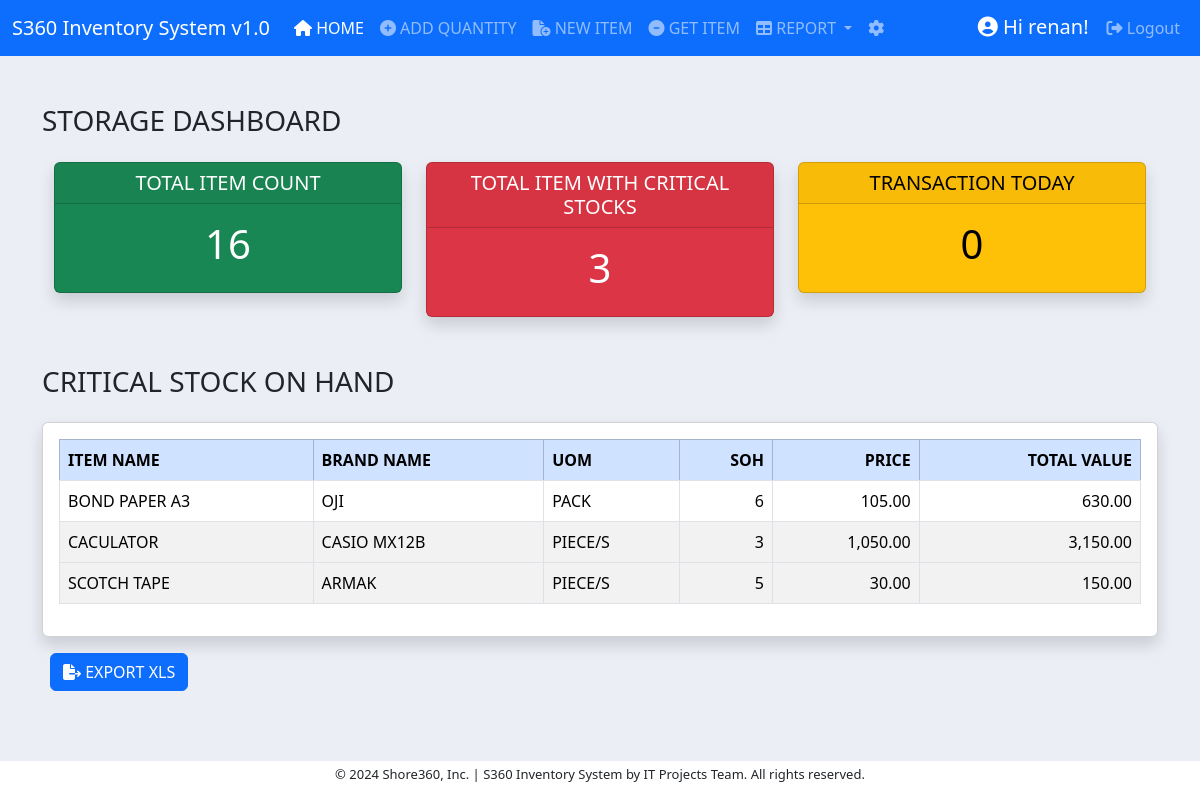
/dashboard/ (signed in), run on an earlier commit of the app's database.
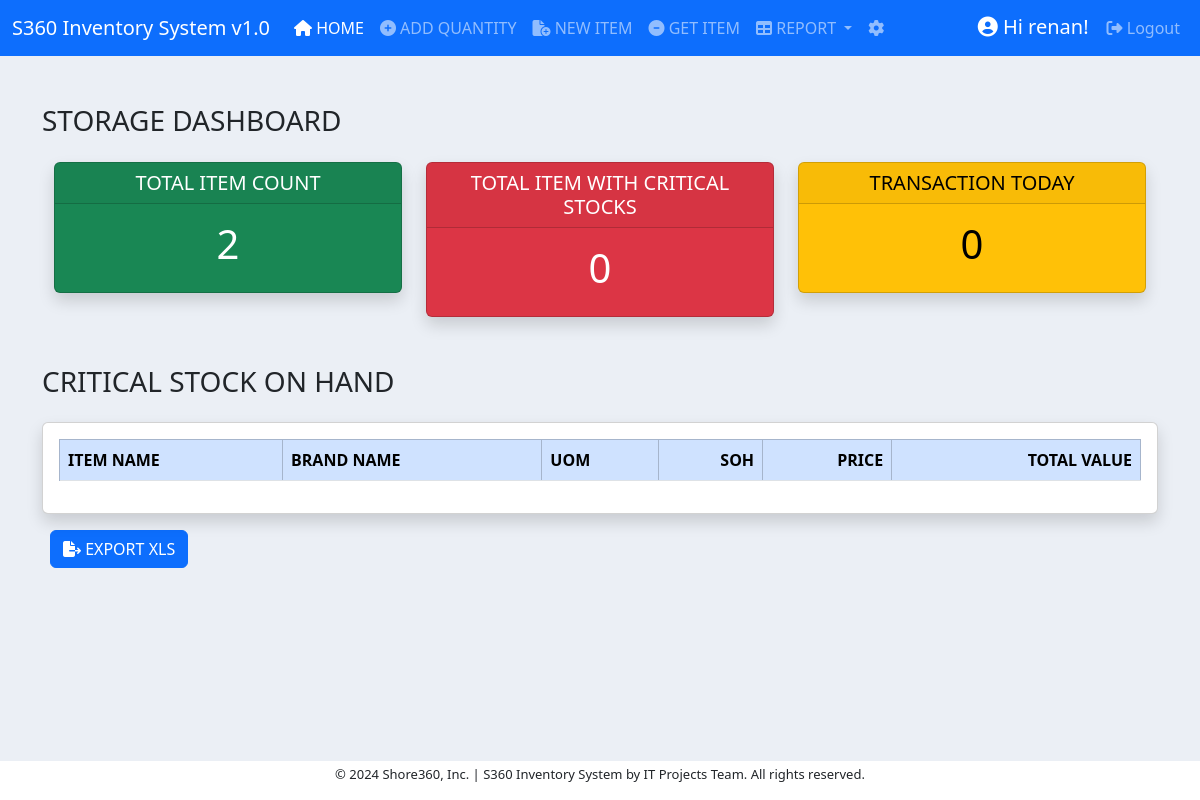
And on a later commit of the database.
### inventory/models.py (models this page shows, shortened)
class ItemBase(models.Model):
    item_name = models.CharField(max_length=200, null=True)
    brand_name = models.CharField(max_length=200, null=True)
    soh = models.IntegerField(null=True)
    item_code = models.CharField(max_length=200, null=True, blank=True)
    price = models.DecimalField(max_digits=10, decimal_places=2)
    total_value = models.DecimalField(max_digits=10, decimal_places=2, null=True)
    date_added = models.DateTimeField(auto_now_add=True)
    remarks = models.CharField(max_length=50, null=True)
    uom = models.ForeignKey(UOM, on_delete=models.CASCADE, null=True)
    class Meta:
        ordering = ["item_name"]

class UOM(models.Model):
    uom = models.CharField(max_length=30)
    def __str__(self):
        return self.uom
    class Meta:
        ordering = ["uom"]

### dashboard/views.py (the view)
# urls.py: path('', views.dashboard_view, name='dashboard'),
@login_required
def dashboard_view(request):
    itembase = ItemBase.objects.all()
    item = Item.objects.all()
    item_count = itembase.count()
    critical_count = 0
    for critical in itembase:
        if critical.soh <= critical_value:
            critical_count += 1
    transaction_count = 0
    for transaction_date in item:
        if transaction_date.date_added.date() == datetime.datetime.now().date():
            transaction_count += 1
    context = {
        'item_count': item_count,
        'critical_count': critical_count,
        'itembase': itembase,
        'transaction_count': transaction_count
    }
    return render(request, 'dashboard/dashboard_template.html', context)

### dashboard/templates/dashboard/dashboard_template.html (shortened to what this page needs)
{% extends 'base.html'  %}
{% block content %}
<div class="dasboard-title mt-5 pb-3">
    <h3>STORAGE DASHBOARD  </h3>
</div>
<div class="container text-center">
    <div class="row">
      <div class="col-4">
        <div class="card text-bg-success mb-3 shadow fade show">
            <h5 class="card-header">TOTAL ITEM COUNT</h5>
            <div class="card-body">
              <h1 class="card-title">{{ item_count }}</h1>
            </div>
          </div>
      </div>
      <div class="col-4">
        <div class="card text-bg-danger shadow fade show">
            <h5 class="card-header ">TOTAL ITEM WITH CRITICAL STOCKS</h5>
            <div class="card-body">
                <h1 class="card-title">{{ critical_count }}</h1>
            </div>
          </div>
      </div>
      <div class="col-4">
        <div class="card text-bg-warning mb-3 shadow fade show ">
            <h5 class="card-header">TRANSACTION TODAY</h5>
            <div class="card-body">
                <h1 class="card-title">{{ transaction_count }}</h1>
            </div>
          </div>
      </div>
    </div>
</div>
<div class="dasboard-title mt-5 pb-3">
    <h3>CRITICAL STOCK ON HAND </h3>
</div>
<div class="row">
    <div class="col-12">
          <div class="card card-body shadow fade show">
            <table class="table table-bordered table-hover table-striped">
                  <thead class="table-primary">
                    <tr>
                      <th scope="col">ITEM NAME</th>
                      <th scope="col">BRAND NAME</th>
                      <th scope="col">UOM</th>
                      <th scope="col" class="text-right">SOH</th>
                      <th scope="col" class="text-right">PRICE</th>
                      <th scope="col" class="text-right">TOTAL VALUE</th>
                    </tr>
                  </thead>
                  <tbody>
                    {% for item in itembase %}
                    <tr>
                    {% if item.soh <= 10 %}
                      <td>{{ item.item_name }}</td>
                      <td>{{ item.brand_name }}</td>
                      <td>{{ item.uom }}</td>
                      <td class="item_soh text-right">{{ item.soh }}</td>
                      <td class="text-right">{{ item.price }}</td>
                      <td class="text-right">{{ item.total_value }}</td>
                    {% endif %}
                    </tr>
                    {% endfor %}
                  </tbody>
                </table>
          </div>
    </div>
</div>
<div class="pb-5">
  <a href="{% url 'critical_stock_excel_export' %}"><button class="btn btn-primary mt-3 ms-2"><i class="fa-solid fa-file-export"></i> EXPORT XLS</button></a>
</div>
{% endblock content %}

What changed in the data, as far as the page shows it:
removed ItemBase: item_name "BOND PAPER A3", brand_name "OJI", uom "PACK", soh "6", price "105.00", total_value "630.00"
removed ItemBase: item_name "CACULATOR", brand_name "CASIO MX12B", uom "PIECE/S", soh "3", price "1,050.00", total_value "3,150.00"
removed ItemBase: item_name "SCOTCH TAPE", brand_name "ARMAK", uom "PIECE/S", soh "5", price "30.00", total_value "150.00"
Also different on the page:
{{ item_count }}: "16" → "2"
{{ critical_count }}: "3" → "0"
